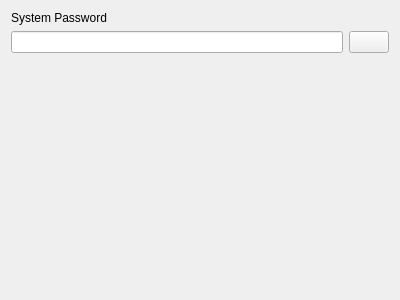
<?xml version="1.0" encoding="UTF-8"?>
<ui version="4.0">
 <class>recon_configuration_page_system_password</class>
 <widget class="QWidget" name="recon_configuration_page_system_password">
  <property name="geometry">
   <rect>
    <x>0</x>
    <y>0</y>
    <width>400</width>
    <height>300</height>
   </rect>
  </property>
  <property name="windowTitle">
   <string>Form</string>
  </property>
  <layout class="QVBoxLayout" name="verticalLayout_2">
   <item>
    <layout class="QVBoxLayout" name="verticalLayout">
     <item>
      <widget class="QLabel" name="label_message">
       <property name="text">
        <string>System Password</string>
       </property>
      </widget>
     </item>
     <item>
      <layout class="QHBoxLayout" name="horizontalLayout">
       <item>
        <widget class="QLineEdit" name="lineEdit_password">
         <property name="readOnly">
          <bool>true</bool>
         </property>
        </widget>
       </item>
       <item>
        <widget class="QPushButton" name="pushButton_edit_pwd">
         <property name="text">
          <string/>
         </property>
        </widget>
       </item>
      </layout>
     </item>
     <item>
      <widget class="QLabel" name="label_status">
       <property name="text">
        <string/>
       </property>
      </widget>
     </item>
     <item>
      <spacer name="verticalSpacer">
       <property name="orientation">
        <enum>Qt::Vertical</enum>
       </property>
       <property name="sizeHint" stdset="0">
        <size>
         <width>20</width>
         <height>40</height>
        </size>
       </property>
      </spacer>
     </item>
    </layout>
   </item>
  </layout>
 </widget>
 <resources/>
 <connections/>
</ui>
